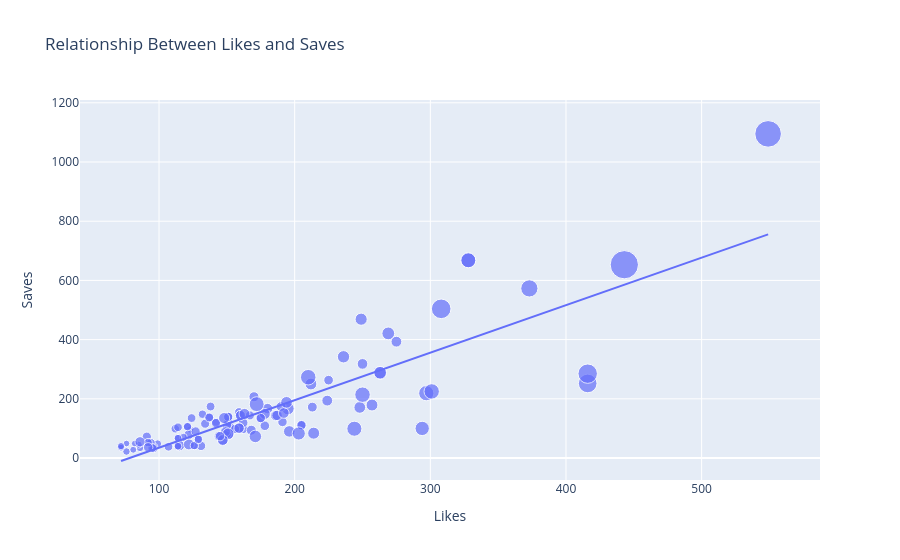

Notebook code for this chart:
### Markdown cell above
# Likes vs Saves

### Code cell
fig = px.scatter(df, x = "Likes", y ="Saves", size ="Impressions", trendline="ols",
                 title = "Relationship Between Likes and Saves")
fig.show()
